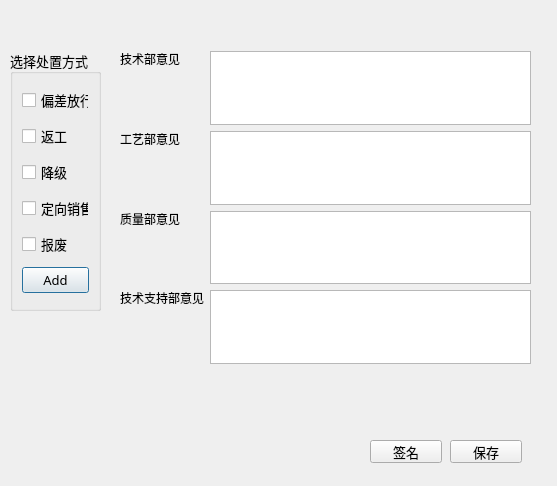
<?xml version="1.0" encoding="UTF-8"?>
<ui version="4.0">
 <class>partidea</class>
 <widget class="QDialog" name="partidea">
  <property name="geometry">
   <rect>
    <x>0</x>
    <y>0</y>
    <width>557</width>
    <height>486</height>
   </rect>
  </property>
  <property name="font">
   <font>
    <family>微软雅黑</family>
   </font>
  </property>
  <property name="windowTitle">
   <string>意见输入</string>
  </property>
  <property name="windowIcon">
   <iconset>
    <normaloff>icons/input_tablet_32px.ico</normaloff>icons/input_tablet_32px.ico</iconset>
  </property>
  <widget class="QLabel" name="label">
   <property name="geometry">
    <rect>
     <x>120</x>
     <y>51</y>
     <width>71</width>
     <height>16</height>
    </rect>
   </property>
   <property name="font">
    <font>
     <family>微软雅黑</family>
     <pointsize>9</pointsize>
    </font>
   </property>
   <property name="text">
    <string>技术部意见</string>
   </property>
  </widget>
  <widget class="QTextEdit" name="txt_tec_part">
   <property name="geometry">
    <rect>
     <x>210</x>
     <y>51</y>
     <width>321</width>
     <height>74</height>
    </rect>
   </property>
   <property name="font">
    <font>
     <family>微软雅黑</family>
     <pointsize>10</pointsize>
    </font>
   </property>
   <property name="html">
    <string>&lt;!DOCTYPE HTML PUBLIC &quot;-//W3C//DTD HTML 4.0//EN&quot; &quot;http://www.w3.org/TR/REC-html40/strict.dtd&quot;&gt;
&lt;html&gt;&lt;head&gt;&lt;meta name=&quot;qrichtext&quot; content=&quot;1&quot; /&gt;&lt;style type=&quot;text/css&quot;&gt;
p, li { white-space: pre-wrap; }
&lt;/style&gt;&lt;/head&gt;&lt;body style=&quot; font-family:'微软雅黑'; font-size:10pt; font-weight:400; font-style:normal;&quot;&gt;
&lt;p style=&quot;-qt-paragraph-type:empty; margin-top:0px; margin-bottom:0px; margin-left:0px; margin-right:0px; -qt-block-indent:0; text-indent:0px; font-family:'Consolas'; font-size:9pt;&quot;&gt;&lt;br /&gt;&lt;/p&gt;&lt;/body&gt;&lt;/html&gt;</string>
   </property>
  </widget>
  <widget class="QLabel" name="label_2">
   <property name="geometry">
    <rect>
     <x>120</x>
     <y>131</y>
     <width>71</width>
     <height>16</height>
    </rect>
   </property>
   <property name="font">
    <font>
     <family>微软雅黑</family>
     <pointsize>9</pointsize>
    </font>
   </property>
   <property name="text">
    <string>工艺部意见</string>
   </property>
  </widget>
  <widget class="QTextEdit" name="txt_pro_part">
   <property name="geometry">
    <rect>
     <x>210</x>
     <y>131</y>
     <width>321</width>
     <height>74</height>
    </rect>
   </property>
   <property name="font">
    <font>
     <family>微软雅黑</family>
     <pointsize>10</pointsize>
    </font>
   </property>
  </widget>
  <widget class="QLabel" name="label_3">
   <property name="geometry">
    <rect>
     <x>120</x>
     <y>211</y>
     <width>71</width>
     <height>16</height>
    </rect>
   </property>
   <property name="font">
    <font>
     <family>微软雅黑</family>
     <pointsize>9</pointsize>
    </font>
   </property>
   <property name="text">
    <string>质量部意见</string>
   </property>
  </widget>
  <widget class="QTextEdit" name="txt_qc_part">
   <property name="geometry">
    <rect>
     <x>210</x>
     <y>211</y>
     <width>321</width>
     <height>73</height>
    </rect>
   </property>
   <property name="font">
    <font>
     <family>微软雅黑</family>
     <pointsize>10</pointsize>
    </font>
   </property>
  </widget>
  <widget class="QLabel" name="label_4">
   <property name="geometry">
    <rect>
     <x>120</x>
     <y>290</y>
     <width>91</width>
     <height>16</height>
    </rect>
   </property>
   <property name="font">
    <font>
     <family>微软雅黑</family>
     <pointsize>9</pointsize>
    </font>
   </property>
   <property name="text">
    <string>技术支持部意见</string>
   </property>
  </widget>
  <widget class="QTextEdit" name="txt_tec_support">
   <property name="geometry">
    <rect>
     <x>210</x>
     <y>290</y>
     <width>321</width>
     <height>74</height>
    </rect>
   </property>
   <property name="font">
    <font>
     <family>微软雅黑</family>
     <pointsize>10</pointsize>
    </font>
   </property>
  </widget>
  <widget class="QGroupBox" name="gpb_deal">
   <property name="geometry">
    <rect>
     <x>10</x>
     <y>50</y>
     <width>91</width>
     <height>261</height>
    </rect>
   </property>
   <property name="font">
    <font>
     <family>微软雅黑</family>
     <pointsize>10</pointsize>
    </font>
   </property>
   <property name="title">
    <string>选择处置方式</string>
   </property>
   <layout class="QVBoxLayout" name="verticalLayout">
    <item>
     <widget class="QCheckBox" name="chk_devi_release">
      <property name="font">
       <font>
        <family>微软雅黑</family>
        <pointsize>10</pointsize>
       </font>
      </property>
      <property name="text">
       <string>偏差放行</string>
      </property>
     </widget>
    </item>
    <item>
     <widget class="QCheckBox" name="chk_rework">
      <property name="font">
       <font>
        <family>微软雅黑</family>
        <pointsize>10</pointsize>
       </font>
      </property>
      <property name="text">
       <string>返工</string>
      </property>
     </widget>
    </item>
    <item>
     <widget class="QCheckBox" name="chk_downgrade">
      <property name="font">
       <font>
        <family>微软雅黑</family>
        <pointsize>10</pointsize>
       </font>
      </property>
      <property name="text">
       <string>降级</string>
      </property>
     </widget>
    </item>
    <item>
     <widget class="QCheckBox" name="chk_direc_sales">
      <property name="font">
       <font>
        <family>微软雅黑</family>
        <pointsize>10</pointsize>
       </font>
      </property>
      <property name="text">
       <string>定向销售</string>
      </property>
     </widget>
    </item>
    <item>
     <widget class="QCheckBox" name="chk_scrap">
      <property name="font">
       <font>
        <family>微软雅黑</family>
        <pointsize>10</pointsize>
       </font>
      </property>
      <property name="text">
       <string>报废</string>
      </property>
     </widget>
    </item>
    <item>
     <widget class="QPushButton" name="btn_deal_method">
      <property name="font">
       <font>
        <family>微软雅黑</family>
        <pointsize>10</pointsize>
       </font>
      </property>
      <property name="toolTip">
       <string>&lt;html&gt;&lt;head/&gt;&lt;body&gt;&lt;p&gt;&lt;span style=&quot; font-style:italic; color:#55ff00;&quot;&gt;不在上述列表中的处置方式可手动输入&lt;/span&gt;&lt;/p&gt;&lt;/body&gt;&lt;/html&gt;</string>
      </property>
      <property name="text">
       <string>Add</string>
      </property>
      <property name="icon">
       <iconset>
        <normaloff>icons/pass_to_right.png</normaloff>icons/pass_to_right.png</iconset>
      </property>
     </widget>
    </item>
   </layout>
  </widget>
  <widget class="QPushButton" name="btn_save_idea">
   <property name="geometry">
    <rect>
     <x>450</x>
     <y>440</y>
     <width>72</width>
     <height>23</height>
    </rect>
   </property>
   <property name="sizePolicy">
    <sizepolicy hsizetype="Fixed" vsizetype="Fixed">
     <horstretch>0</horstretch>
     <verstretch>0</verstretch>
    </sizepolicy>
   </property>
   <property name="font">
    <font>
     <family>微软雅黑</family>
     <pointsize>10</pointsize>
    </font>
   </property>
   <property name="text">
    <string>保存</string>
   </property>
   <property name="icon">
    <iconset>
     <normaloff>icons/Save_32px.ico</normaloff>icons/Save_32px.ico</iconset>
   </property>
  </widget>
  <widget class="QPushButton" name="btn_sign_name">
   <property name="geometry">
    <rect>
     <x>370</x>
     <y>440</y>
     <width>72</width>
     <height>23</height>
    </rect>
   </property>
   <property name="sizePolicy">
    <sizepolicy hsizetype="Fixed" vsizetype="Fixed">
     <horstretch>0</horstretch>
     <verstretch>0</verstretch>
    </sizepolicy>
   </property>
   <property name="font">
    <font>
     <family>微软雅黑</family>
     <pointsize>10</pointsize>
    </font>
   </property>
   <property name="toolTip">
    <string>&lt;html&gt;&lt;head/&gt;&lt;body&gt;&lt;p&gt;&lt;span style=&quot; font-size:8pt; font-style:italic; color:#0055ff;&quot;&gt;在意见输入框末尾添加&lt;/span&gt;&lt;/p&gt;&lt;/body&gt;&lt;/html&gt;</string>
   </property>
   <property name="text">
    <string>签名</string>
   </property>
   <property name="icon">
    <iconset>
     <normaloff>icons/dealidea.ico</normaloff>icons/dealidea.ico</iconset>
   </property>
  </widget>
 </widget>
 <tabstops>
  <tabstop>txt_tec_part</tabstop>
  <tabstop>txt_pro_part</tabstop>
  <tabstop>txt_qc_part</tabstop>
  <tabstop>txt_tec_support</tabstop>
  <tabstop>chk_devi_release</tabstop>
  <tabstop>chk_rework</tabstop>
  <tabstop>chk_downgrade</tabstop>
  <tabstop>chk_direc_sales</tabstop>
  <tabstop>chk_scrap</tabstop>
  <tabstop>btn_save_idea</tabstop>
  <tabstop>btn_sign_name</tabstop>
 </tabstops>
 <resources/>
 <connections/>
</ui>
